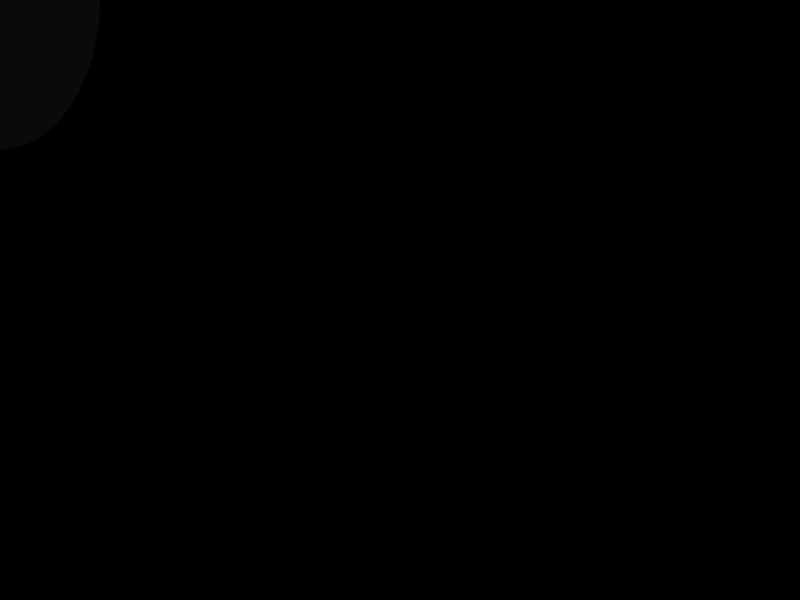
Frame 1 (no input)
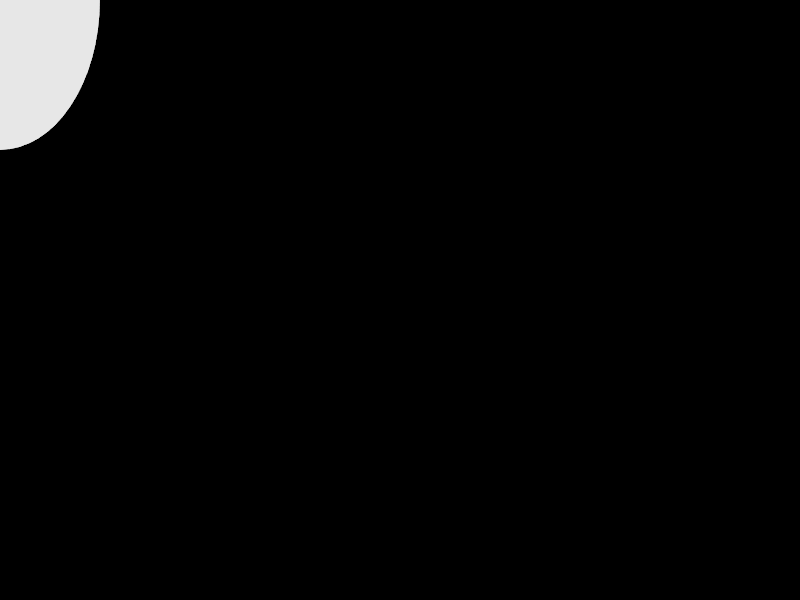
Frame 60 (no input)
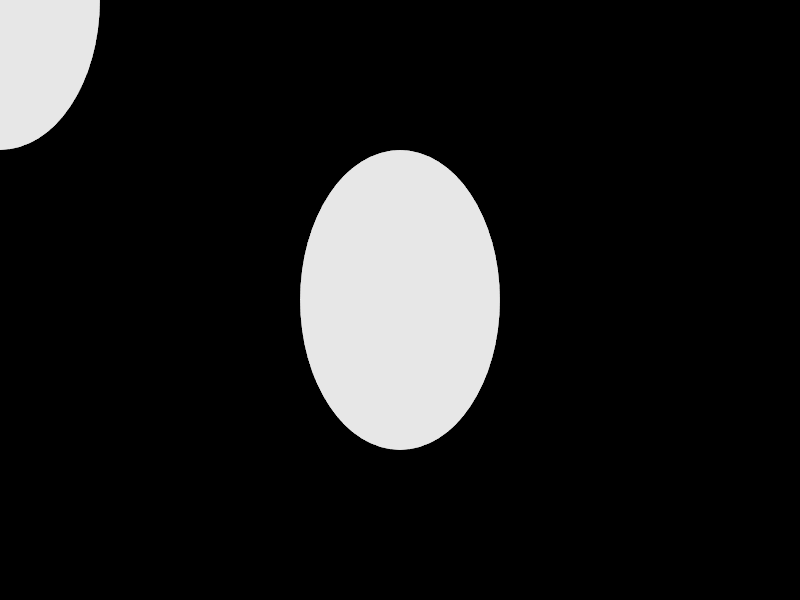
Frame 120 (the mouse pressed at the canvas centre since frame 60)

The p5.js sketch that drew these frames (run headless with seeded random() and noise() and a simulated clock; from frame 60 on, the mouse is pressed at the canvas centre):

// p5.js sketch
// ── sketch.js
function setup() {
  createCanvas(800, 600);
  background(0);
}

function draw() {
  noStroke();
  fill(255, 10);
  ellipse(mouseX, mouseY, 200, 300);
}
